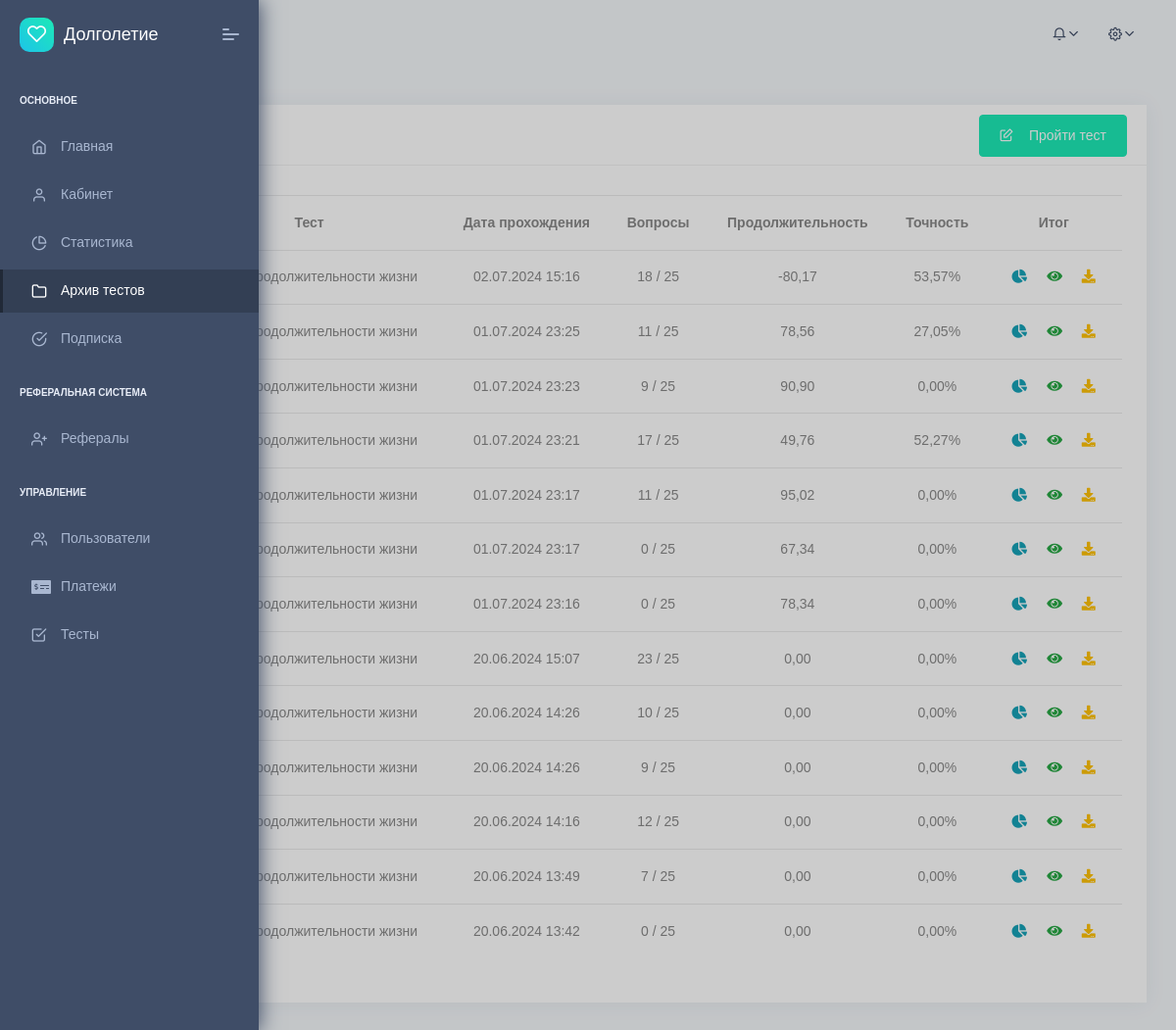
The page /app/quiz (signed in) on the database its author committed.
### app/models/user_quiz.py (models this page shows, shortened)
class UserQuiz(BaseModel):
    quiz = models.ForeignKey(Quiz, on_delete=models.SET_NULL, null=True, blank=True, related_name='user_quizzes')
    user = models.ForeignKey(User, on_delete=models.CASCADE, null=True, blank=True, related_name='user_quizzes')
    full_name = models.CharField(max_length=120)
    email = models.EmailField(null=True, blank=True)
    current_age = models.IntegerField(default=0, null=True, blank=True)
    weight = models.IntegerField(default=0, null=True, blank=True)
    height = models.IntegerField(default=0, null=True, blank=True)
    location = models.ForeignKey(
        Location, on_delete=models.SET_NULL, null=True, blank=True, related_name='user_quizzes'
    )
    accuracy = models.DecimalField(max_digits=5, decimal_places=2, default=0, verbose_name='Точность')
    duration = models.DecimalField(max_digits=4, decimal_places=2, default=0, verbose_name='Продолжительность')
    class Meta:
        verbose_name = 'Тест пользователя'
        verbose_name_plural = 'Тесты пользователя'

### app/models/quiz.py (models this page shows, shortened)
class Quiz(BaseModel):
    name = models.CharField(max_length=256)
    class Meta:
        verbose_name = 'Опросник'
        verbose_name_plural = 'Опросники'

### app/views/user_quiz.py (the view)
# urls.py: path('quiz', views.quiz_list, name='quiz_list'),
@login_required
def quiz_list(request):
    user = request.user
    user_quizzes = user.user_quizzes.all().order_by('-created_at')
    return render(request, 'app/user_quiz/list.html', {
        'user_quizzes': user_quizzes
    })

### app/templates/app/user_quiz/list.html (shortened to what this page needs)
{% extends 'base.html' %}
{% block breadcrumb %}
    <ul class="breadcrumb">
        <li class="breadcrumb-item">
            <a href="">
            </a>
        </li>
        <li class="breadcrumb-item">
            <a href="#">Тесты</a>
        </li>
    </ul>
{% endblock %}
{% block content %}
    {% if user_quizzes.exists %}
        <a href="{% url 'app:start_quiz' %}" class="btn btn-sm btn-success mb-4 position-absolute"
           style="right: 10px; margin-top: -82px">
            <i class="feather icon-edit"></i>
            Пройти тест
        </a>
        <table class="table table-responsive-md table-hover text-center">
            <thead>
            <tr>
                <th>№</th>
                <th>Тест</th>
                <th>Дата прохождения</th>
                <th>Вопросы</th>
                <th>Продолжительность</th>
                <th>Точность</th>
                <th>Итог</th>
            </tr>
            </thead>
            <tbody>
            {% for user_quiz in user_quizzes %}
                <tr>
                    <td>{{ forloop.counter }}</td>
                    <td>{{ user_quiz.quiz.name }}</td>
                    <td>{{ user_quiz.created_at|date:'d.m.Y H:i' }}</td>
                    <td>{{ user_quiz.user_answers.count }} / {{ user_quiz.quiz.questions.count }}</td>
                    <td>{{ user_quiz.duration }}</td>
                    <td>{{ user_quiz.accuracy }}%</td>
                    <td>
                        <a href="{% url 'app:user_quiz_recommendation' user_quiz.id %}" class="m-2">
                            <i class="fa fa-chart-pie text-info"></i>
                        </a>
                        <a href="{% url 'app:quiz_detail' user_quiz.id %}" class="m-2">
                            <i class="fa fa-eye text-success"></i>
                        </a>
                        <a href="{% url 'app:user_quiz_recommendation_pdf' user_quiz.id %}" target="_blank" class="m-2">
                            <i class="fa fa-download text-warning"></i>
                        </a>
                    </td>
                </tr>
            {% endfor %}
            </tbody>
        </table>
    {% endif %}
{% endblock %}

### rows shown on the page
UserQuiz: quiz.name "Расчет продолжительности жизни", created_at "02.07.2024 15:16", user_answers.count "18", quiz.questions.count "25", duration "-80,17", accuracy "53,57"
UserQuiz: quiz.name "Расчет продолжительности жизни", created_at "01.07.2024 23:25", user_answers.count "11", quiz.questions.count "25", duration "78,56", accuracy "27,05"
UserQuiz: quiz.name "Расчет продолжительности жизни", created_at "01.07.2024 23:23", user_answers.count "9", quiz.questions.count "25", duration "90,90", accuracy "0,00"
UserQuiz: quiz.name "Расчет продолжительности жизни", created_at "01.07.2024 23:21", user_answers.count "17", quiz.questions.count "25", duration "49,76", accuracy "52,27"
UserQuiz: quiz.name "Расчет продолжительности жизни", created_at "01.07.2024 23:17", user_answers.count "11", quiz.questions.count "25", duration "95,02", accuracy "0,00"
UserQuiz: quiz.name "Расчет продолжительности жизни", created_at "01.07.2024 23:17", user_answers.count "0", quiz.questions.count "25", duration "67,34", accuracy "0,00"
UserQuiz: quiz.name "Расчет продолжительности жизни", created_at "01.07.2024 23:16", user_answers.count "0", quiz.questions.count "25", duration "78,34", accuracy "0,00"
UserQuiz: quiz.name "Расчет продолжительности жизни", created_at "20.06.2024 15:07", user_answers.count "23", quiz.questions.count "25", duration "0,00", accuracy "0,00"
UserQuiz: quiz.name "Расчет продолжительности жизни", created_at "20.06.2024 14:26", user_answers.count "10", quiz.questions.count "25", duration "0,00", accuracy "0,00"
UserQuiz: quiz.name "Расчет продолжительности жизни", created_at "20.06.2024 14:26", user_answers.count "9", quiz.questions.count "25", duration "0,00", accuracy "0,00"
UserQuiz: quiz.name "Расчет продолжительности жизни", created_at "20.06.2024 14:16", user_answers.count "12", quiz.questions.count "25", duration "0,00", accuracy "0,00"
UserQuiz: quiz.name "Расчет продолжительности жизни", created_at "20.06.2024 13:49", user_answers.count "7", quiz.questions.count "25", duration "0,00", accuracy "0,00"
UserQuiz: quiz.name "Расчет продолжительности жизни", created_at "20.06.2024 13:42", user_answers.count "0", quiz.questions.count "25", duration "0,00", accuracy "0,00"
